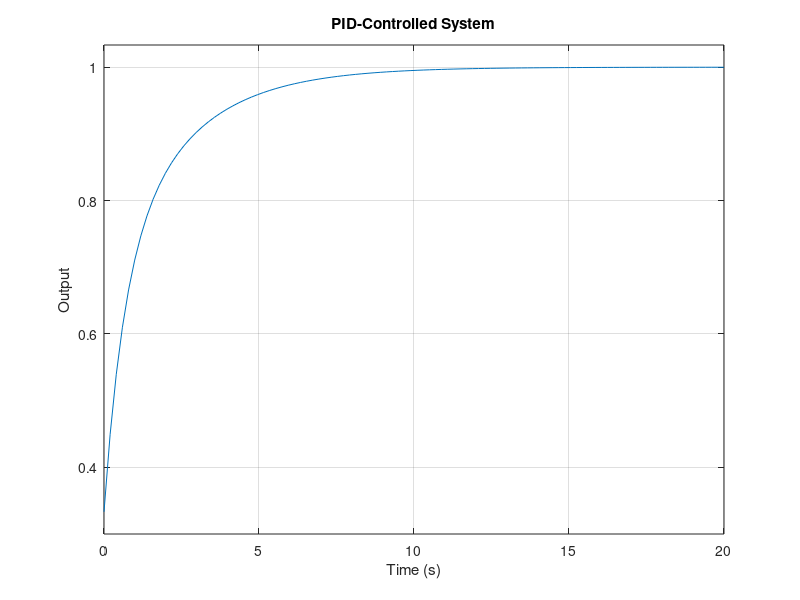

Here is the MATLAB script that generated this plot: (Note: this script raises an error after producing the figure.)
%% CONTROL SYSTEM 08 - PID CONTROL

clear;
clc;
close all;

%% PID gains
Kp = 2;
Ki = 1;
Kd = 0.5;

%% PID controller
C = pid(Kp, Ki, Kd);

%% Plant
G = tf(1, [1 1]);

%% Closed-loop system
T = feedback(C*G, 1);

%% Display systems
disp('PID Controller:');
C

disp('Closed-loop transfer function:');
T

%% Step response
figure;

step(T);

grid on;

title('PID-Controlled System');
xlabel('Time (s)');
ylabel('Output');

%% Step-response information
info = stepinfo(T);

disp('Step Response Characteristics:');
disp(info);
